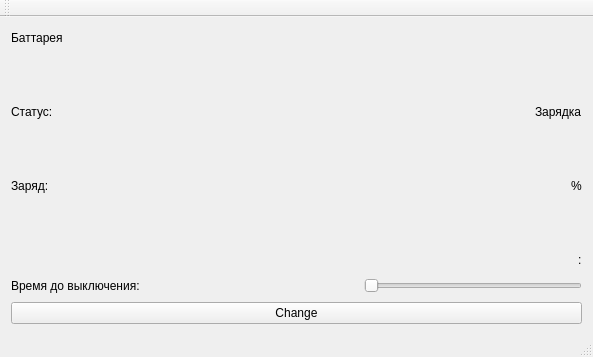
<?xml version="1.0" encoding="UTF-8"?>
<ui version="4.0">
 <class>MainWindow</class>
 <widget class="QMainWindow" name="MainWindow">
  <property name="geometry">
   <rect>
    <x>0</x>
    <y>0</y>
    <width>593</width>
    <height>357</height>
   </rect>
  </property>
  <property name="windowTitle">
   <string>MainWindow</string>
  </property>
  <widget class="QWidget" name="centralWidget">
   <layout class="QGridLayout" name="gridLayout">
    <item row="0" column="0">
     <layout class="QVBoxLayout" name="verticalLayout_3">
      <item>
       <layout class="QHBoxLayout" name="horizontalLayout_4">
        <item>
         <widget class="QLabel" name="batteryNameLabel">
          <property name="text">
           <string>Баттарея</string>
          </property>
         </widget>
        </item>
        <item>
         <spacer name="horizontalSpacer_4">
          <property name="orientation">
           <enum>Qt::Horizontal</enum>
          </property>
          <property name="sizeHint" stdset="0">
           <size>
            <width>40</width>
            <height>20</height>
           </size>
          </property>
         </spacer>
        </item>
       </layout>
      </item>
      <item>
       <spacer name="verticalSpacer_2">
        <property name="orientation">
         <enum>Qt::Vertical</enum>
        </property>
        <property name="sizeHint" stdset="0">
         <size>
          <width>20</width>
          <height>40</height>
         </size>
        </property>
       </spacer>
      </item>
      <item>
       <layout class="QHBoxLayout" name="horizontalLayout_3">
        <item>
         <widget class="QLabel" name="chargeStatusLabel">
          <property name="text">
           <string>Статус:</string>
          </property>
         </widget>
        </item>
        <item>
         <spacer name="horizontalSpacer_5">
          <property name="orientation">
           <enum>Qt::Horizontal</enum>
          </property>
          <property name="sizeHint" stdset="0">
           <size>
            <width>40</width>
            <height>20</height>
           </size>
          </property>
         </spacer>
        </item>
        <item>
         <widget class="QLabel" name="statusValueLabel">
          <property name="text">
           <string>Зарядка</string>
          </property>
         </widget>
        </item>
       </layout>
      </item>
      <item>
       <spacer name="verticalSpacer_3">
        <property name="orientation">
         <enum>Qt::Vertical</enum>
        </property>
        <property name="sizeHint" stdset="0">
         <size>
          <width>20</width>
          <height>40</height>
         </size>
        </property>
       </spacer>
      </item>
      <item>
       <layout class="QHBoxLayout" name="horizontalLayout">
        <item>
         <widget class="QLabel" name="chargeLabel">
          <property name="text">
           <string>Заряд:</string>
          </property>
         </widget>
        </item>
        <item>
         <spacer name="horizontalSpacer_2">
          <property name="orientation">
           <enum>Qt::Horizontal</enum>
          </property>
          <property name="sizeHint" stdset="0">
           <size>
            <width>40</width>
            <height>20</height>
           </size>
          </property>
         </spacer>
        </item>
        <item>
         <widget class="QLabel" name="percentageValueLabel">
          <property name="text">
           <string>%</string>
          </property>
         </widget>
        </item>
       </layout>
      </item>
      <item>
       <spacer name="verticalSpacer">
        <property name="orientation">
         <enum>Qt::Vertical</enum>
        </property>
        <property name="sizeHint" stdset="0">
         <size>
          <width>20</width>
          <height>40</height>
         </size>
        </property>
       </spacer>
      </item>
      <item>
       <layout class="QVBoxLayout" name="verticalLayout">
        <item>
         <layout class="QHBoxLayout" name="horizontalLayout_5">
          <item>
           <spacer name="horizontalSpacer_3">
            <property name="orientation">
             <enum>Qt::Horizontal</enum>
            </property>
            <property name="sizeHint" stdset="0">
             <size>
              <width>40</width>
              <height>20</height>
             </size>
            </property>
           </spacer>
          </item>
          <item>
           <widget class="QLabel" name="sleepDelayLabel">
            <property name="text">
             <string>:</string>
            </property>
           </widget>
          </item>
         </layout>
        </item>
        <item>
         <layout class="QHBoxLayout" name="horizontalLayout_2">
          <item>
           <widget class="QLabel" name="sleepLabel">
            <property name="text">
             <string>Время до выключения:</string>
            </property>
           </widget>
          </item>
          <item>
           <spacer name="horizontalSpacer">
            <property name="orientation">
             <enum>Qt::Horizontal</enum>
            </property>
            <property name="sizeHint" stdset="0">
             <size>
              <width>40</width>
              <height>20</height>
             </size>
            </property>
           </spacer>
          </item>
          <item>
           <widget class="QSlider" name="sleepSlider">
            <property name="orientation">
             <enum>Qt::Horizontal</enum>
            </property>
           </widget>
          </item>
         </layout>
        </item>
        <item>
         <widget class="QPushButton" name="changeButton">
          <property name="text">
           <string>Change</string>
          </property>
         </widget>
        </item>
       </layout>
      </item>
     </layout>
    </item>
   </layout>
  </widget>
  <widget class="QMenuBar" name="menuBar">
   <property name="geometry">
    <rect>
     <x>0</x>
     <y>0</y>
     <width>593</width>
     <height>19</height>
    </rect>
   </property>
  </widget>
  <widget class="QToolBar" name="mainToolBar">
   <attribute name="toolBarArea">
    <enum>TopToolBarArea</enum>
   </attribute>
   <attribute name="toolBarBreak">
    <bool>false</bool>
   </attribute>
  </widget>
  <widget class="QStatusBar" name="statusBar"/>
 </widget>
 <layoutdefault spacing="6" margin="11"/>
 <resources/>
 <connections/>
</ui>
